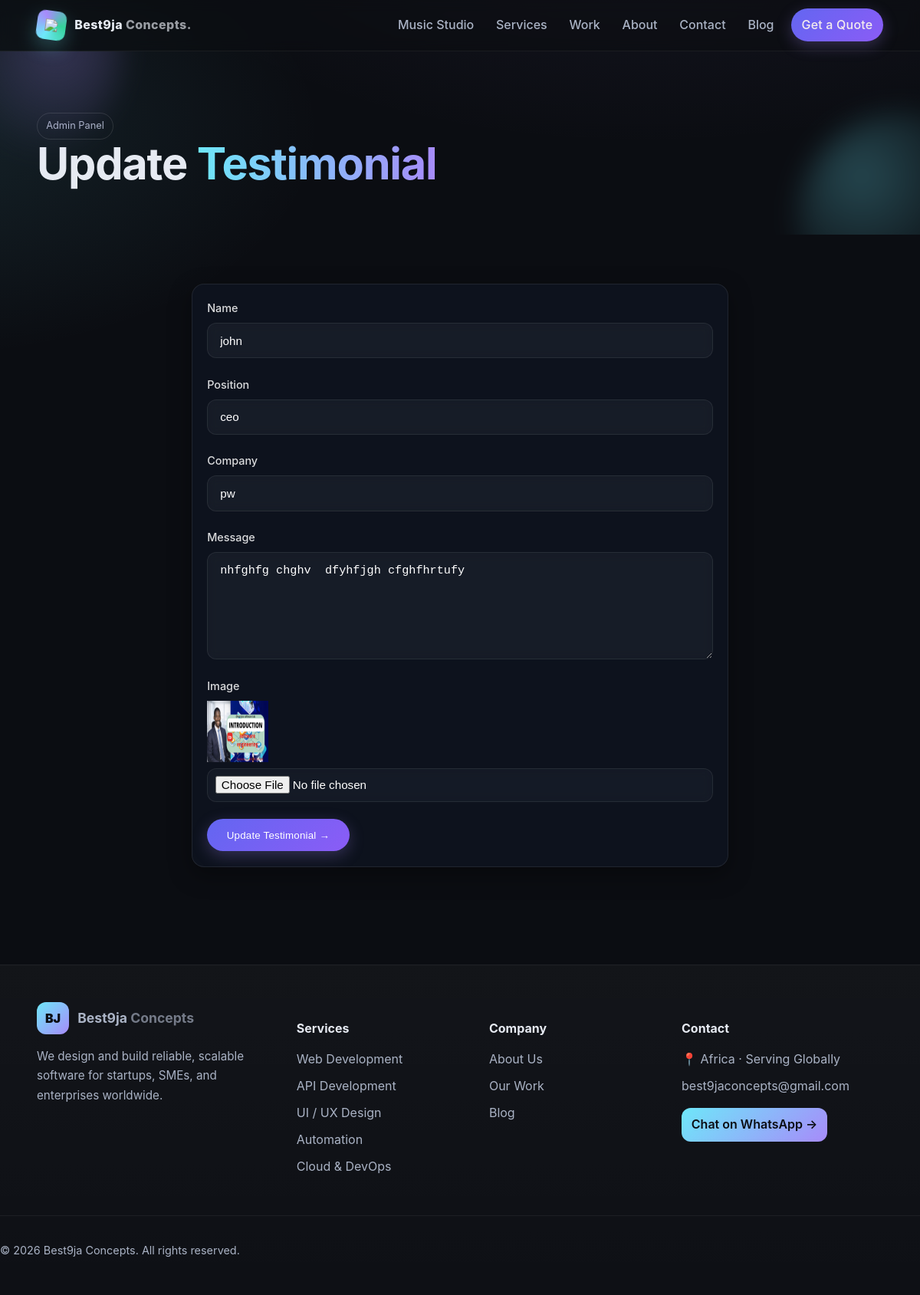
The page /testimonials/update/1/ (signed in) on the database its author committed.
### portfolio/models.py (models this page shows, shortened)
class Testimonial(models.Model):
    name = models.CharField(max_length=100)
    position = models.CharField(max_length=100)
    company = models.CharField(max_length=100)
    message = models.TextField()
    image = models.ImageField(upload_to="testimonials/", blank=True, null=True)
    created_at = models.DateTimeField(auto_now_add=True)

### portfolio/views.py (the view, shortened to what this page needs)
# urls.py: path("testimonials/update/<int:pk>/", views.testimonial_update_view, name="testimonial_update"),
@login_required()
def testimonial_update_view(request, pk):
    testimonial = get_object_or_404(Testimonial, pk=pk)
    return render(request, "testimonials/testimonial_update.html", {"testimonial": testimonial})

### templates/testimonials/testimonial_update.html (shortened to what this page needs)
{% extends "base.html" %}
{% block content %}
<section class="hero">
  <div class="orb"></div>
  <div class="orb orb-2"></div>
  <div class="container wrap">
    <div>
      <span class="tag">Admin Panel</span>
      <h1>Update <span class="grad">Testimonial</span></h1>
    </div>
  </div>
</section>
<section class="section">
  <div class="container">
    <div class="card" style="max-width:700px; margin:auto;">
      <form method="POST" enctype="multipart/form-data">
        <div class="field">
          <label>Name</label>
          <input type="text" name="name" value="{{ testimonial.name }}" required>
        </div>
        <div class="field">
          <label>Position</label>
          <input type="text" name="position" value="{{ testimonial.position }}" required>
        </div>
        <div class="field">
          <label>Company</label>
          <input type="text" name="company" value="{{ testimonial.company }}" required>
        </div>
        <div class="field">
          <label>Message</label>
          <textarea name="message" rows="5" required>{{ testimonial.message }}</textarea>
        </div>
        <div class="field">
          <label>Image</label>
          {% if testimonial.image %}
          <img src="{{ testimonial.image.url }}" style="width:80px; height:80px; margin-bottom:0.5rem;" alt="">
          {% endif %}
          <input type="file" name="image">
        </div>
        <button type="submit" class="btn">Update Testimonial →</button>
      </form>
    </div>
  </div>
</section>
{% endblock %}

### static/css/style.css (style rules this page uses)
:root { --bg: #0b0d12; --bg-soft: #0f121a; --card: #0f1420; --text: #e6eaf2; --muted: #aab3c5; --brand: #6ee7f9; --brand-2: #a78bfa; --accent: #34d399; --danger: #ef4444; --shadow: 0 10px 30px rgba(0, 0, 0, .35); --radius-xl: 24px; --radius-lg: 16px; --radius-md: 12px; --radius-sm: 10px; --maxw: 1200px; }
* { box-sizing: border-box; }
html, body { height: 100%; }
body { margin: 0; font-family: 'Inter', system-ui, -apple-system, Segoe UI, Roboto, Ubuntu, Cantarell, 'Helvetica Neue', Arial, 'Noto Sans', 'Apple Color Emoji', 'Segoe UI Emoji'; color: var(--text); background: radial-gradient(1200px 600px at 70% -10%, rgba(167, 139, 250, .08), transparent 60%), radial-gradient(900px 500px at -10% 10%, rgba(110, 231, 249, .10), transparent 60%), var(--bg); line-height: 1.6; overflow-x: hidden; scroll-behavior: smooth; }
img { max-width: 100%; display: block; }
.container { width: min(92%, var(--maxw)); margin-inline: auto; }
.btn { display: inline-flex; align-items: center; gap: .6rem; padding: .85rem 1.1rem; border-radius: var(--radius-md); background: linear-gradient(135deg, var(--brand), var(--brand-2)); color: #0b0d12; font-weight: 700; letter-spacing: .2px; box-shadow: 0 6px 20px rgba(167, 139, 250, .25); transition: transform .2s ease, filter .2s ease; }
.tag { display: inline-block; padding: .4rem .7rem; border-radius: 999px; border: 1px solid rgba(255, 255, 255, .12); color: var(--muted); font-size: .8rem; }
.card { background: rgba(15, 20, 32, 0.85); border: 1px solid rgba(255, 255, 255, .08); border-radius: var(--radius-lg); padding: 1.2rem; box-shadow: var(--shadow); transition: transform .35s cubic-bezier(.21, .98, .6, .99), border-color .35s ease, background .35s ease; }
.hero { position: relative; padding: 3.5rem 0 2rem; overflow: hidden; }
.hero .orb { position: absolute; inset: auto -120px -120px auto; width: 280px; height: 280px; border-radius: 999px; background: radial-gradient(circle at 30% 30%, rgba(110, 231, 249, .45), transparent 60%); animation: float 10s ease-in-out infinite; filter: blur(18px); opacity: 0.6; }
.hero .orb-2 { inset: -140px auto auto -120px; background: radial-gradient(circle at 70% 50%, rgba(167, 139, 250, .42), transparent 60%); animation-duration: 12s; }
.hero h1 { font-size: clamp(2.1rem, 5vw, 3.6rem); line-height: 1.1; margin: 0 0 .8rem; letter-spacing: -.02em; }
.hero h1 .grad { background: linear-gradient(90deg, var(--brand), var(--brand-2)); -webkit-background-clip: text; background-clip: text; color: transparent; }
section { padding: 3rem 0; }
@media (min-width: 880px) { .hero { padding: 5rem 0 3rem; } }
@media (min-width: 880px) { .hero .wrap { display: grid; grid-template-columns: 1.1fr .9fr; align-items: center; gap: 1.4rem; } }
.reveal, .card, .work-img img { will-change: transform, opacity; }
.section { padding: 4rem 0; }
.field { display: flex; flex-direction: column; margin-bottom: 1.4rem; }
.field label { font-size: 0.9rem; font-weight: 500; margin-bottom: 0.5rem; color: rgba(255,255,255,0.85); }
.field input, .field textarea { width: 100%; padding: 0.85rem 1rem; border-radius: 12px; border: 1px solid rgba(255,255,255,0.08); background: rgba(255,255,255,0.04); color: #fff; font-size: 0.95rem; outline: none; transition: all 0.3s ease; backdrop-filter: blur(6px); }
.field textarea { resize: vertical; min-height: 140px; }
.field input::placeholder, .field textarea::placeholder { color: rgba(255,255,255,0.4); }
.field input[type="file"] { padding: 0.6rem; background: rgba(255,255,255,0.03); cursor: pointer; }
.btn { padding: 0.85rem 1.6rem; border-radius: 999px; border: none; background: linear-gradient(135deg, #6366f1, #8b5cf6); color: #fff; font-weight: 500; cursor: pointer; transition: all 0.3s ease; }

### rows shown on the page
Testimonial: name "john", position "ceo", company "pw", message "nhfghfg chghv dfyhfjgh cfghfhrtufy", image (picture)
